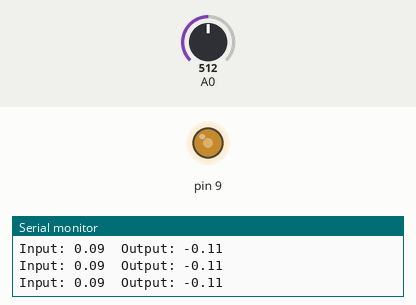
This sketch was run on a simulated Arduino Uno, built with avr-gcc and run on an emulated ATmega328P. On the bench: output pins drawn as LEDs (lit = HIGH), the last lines printed to the serial monitor. The test bench sets the inputs (shaded band); at power-on: A0 = 512.

Above: at 1.2 s.
1.3 s: A0 set to 716
At 2.8 s:
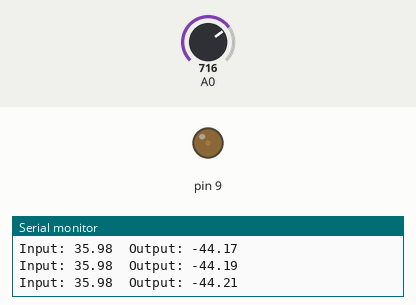
4.3 s: A0 set to 511
At 5.2 s:
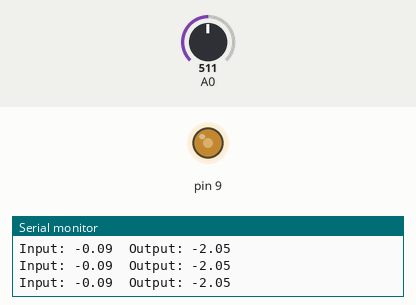
5.8 s: A0 set to 900
At 7.0 s:
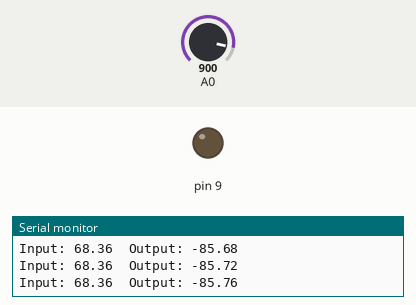
7.3 s: A0 set to 122
At 8.3 s:
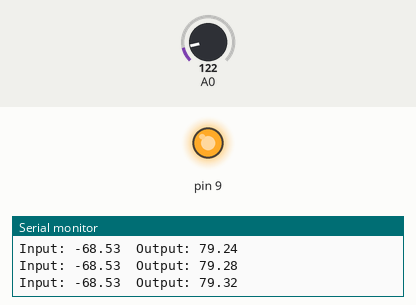
Timing chart, 0 to 9.8 s (numbered marks = the images above; inputs shaded):
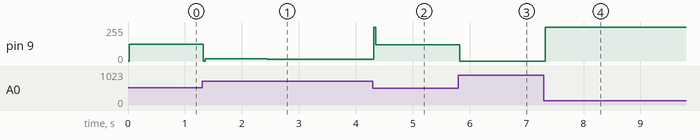

The sketch:

pid_controller.ino
```cpp
// Basic PID controller for drone pitch axis
// Developed by Rasim Budak - 2025

float Kp = 1.2;
float Ki = 0.02;
float Kd = 0.8;

float setpoint = 0.0;         // Desired pitch angle
float input = 0.0;            // Current pitch angle (from IMU or simulated)
float output = 0.0;

float error, previous_error = 0;
float integral = 0;
float derivative = 0;

unsigned long lastTime = 0;
float dt;

void setup() {
  Serial.begin(9600);
}

void loop() {
  unsigned long now = millis();
  dt = (now - lastTime) / 1000.0;  // convert to seconds
  lastTime = now;

  // Simulated IMU input (or replace with real sensor value)
  input = analogRead(A0) * (180.0 / 1023.0) - 90; // Map to -90 to +90 degrees

  error = setpoint - input;
  integral += error * dt;
  derivative = (error - previous_error) / dt;

  output = Kp * error + Ki * integral + Kd * derivative;
  previous_error = error;

  // Simulate motor response (or replace with real PWM output)
  analogWrite(9, constrain(map(output, -50, 50, 0, 255), 0, 255));

  // Debug output
  Serial.print("Input: "); Serial.print(input);
  Serial.print("  Output: "); Serial.println(output);

  delay(20);  // 50 Hz loop
}
```

Measured:
- after the input at 1.3 s, pin 9: 127/255 → 17/255 at once, → 15/255 1.1 s later, → 12/255 1.4 s later
- after the input at 4.3 s, pin 9: 12/255 → 122/255 at once
- after the input at 5.8 s, pin 9: 122/255 → 0/255 at once
- after the input at 7.3 s, pin 9: 0/255 → 255/255 at once
